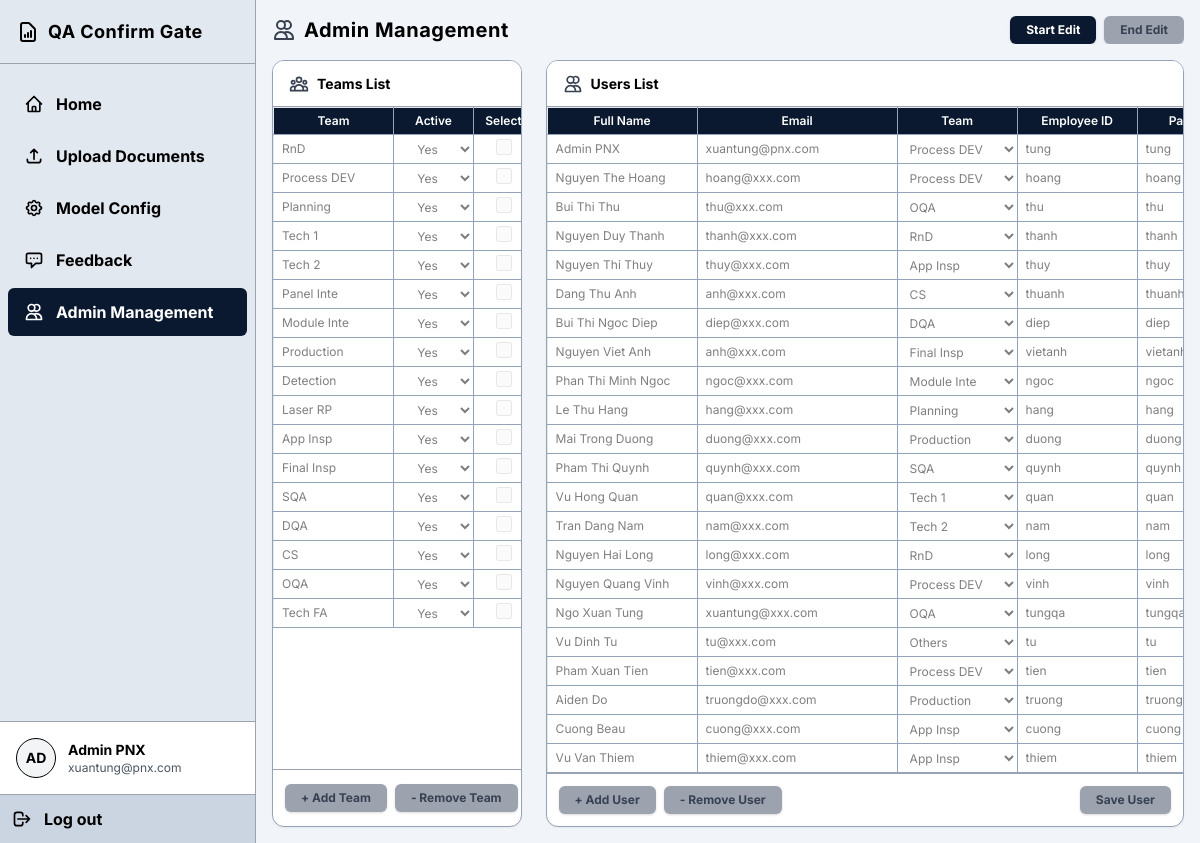
The page /admin (signed in) on the database its author committed.
### tables this page shows
CREATE TABLE "users" (id INTEGER PRIMARY KEY AUTOINCREMENT, fullname TEXT, email TEXT, team TEXT, username TEXT UNIQUE COLLATE NOCASE, password TEXT, access_role TEXT, failed_attempts INTEGER DEFAULT 0);

CREATE TABLE teams (
            id INTEGER PRIMARY KEY AUTOINCREMENT,
            name TEXT UNIQUE,
            active TEXT DEFAULT 'Yes'
        );

### backend/routers/admin_management.py (the view)
@router.get("/admin")
async def get_admin(request: Request):
    user = get_current_user(request)
    if not user or user["access_role"] != "Admin":
        return RedirectResponse(url="/", status_code=status.HTTP_302_FOUND)
    conn = get_db()
    cursor = conn.cursor()
    can_edit = (user["access_role"] == "Admin")
    locked_by = ""
    locked_at = 0
    if can_edit:
        cursor.execute("SELECT config_updated_at, last_updated_by FROM app_config WHERE id = 2")
        row = cursor.fetchone()
        current_time = int(time.time())
        if row and row['last_updated_by'] and current_time - (row['config_updated_at'] or 0) < 600:
            locked_by = row['last_updated_by']
            locked_at = row['config_updated_at']
    cursor.execute("SELECT * FROM users WHERE username != 'ADMINPNX'")
    users = [dict(u) for u in cursor.fetchall()]
    cursor.execute("SELECT * FROM teams")
    teams = [dict(t) for t in cursor.fetchall()]
    conn.close()
    return templates.TemplateResponse(
        request=request,
        name="user_management.html",
        context={
            "users": users,
            "teams": teams,
            "current_user": dict(user),
            "locked_by": locked_by,
            "locked_at": locked_at,
            "server_time": int(time.time()),
            "can_edit_backend": can_edit
        }
    )

### frontend/templates/user_management.html (shortened to what this page needs)
<!DOCTYPE html>
<html lang="en">
<head>
    <script src="https://cdn.tailwindcss.com"></script>
    <link rel="stylesheet" href="/static/style.css">
</head>
<body class="h-screen overflow-hidden flex flex-col">
    <div class="flex flex-1 overflow-hidden relative">
        <aside id="main-sidebar" class="fixed inset-y-0 left-0 z-50 w-64 border-r border-gray-400 flex flex-col shrink-0 sidebar -translate-x-full transition-transform duration-300 md:relative md:translate-x-0">
            <div class="h-16 flex items-center px-4 border-b border-gray-400">
                <svg class="w-6 h-6 mr-2" fill="none" stroke="currentColor" viewBox="0 0 24 24"><path stroke-linecap="round" stroke-linejoin="round" stroke-width="2" d="M9 17v-2m3 2v-4m3 4v-6m2 10H7a2 2 0 01-2-2V5a2 2 0 012-2h5.586a1 1 0 01.707.293l5.414 5.414a1 1 0 01.293.707V19a2 2 0 01-2 2z"></path></svg>
                <span class="text-lg font-bold tracking-wide">QA Confirm Gate</span>
            </div>
            <div class="flex-1 py-4 space-y-1">
                <a href="/" class="flex items-center space-x-3 px-4 py-3 mx-2 text-black font-bold hover:bg-gray-300 rounded-md">
                    <svg class="w-5 h-5" fill="none" stroke="currentColor" viewBox="0 0 24 24"><path stroke-linecap="round" stroke-linejoin="round" stroke-width="2" d="M3 12l2-2m0 0l7-7 7 7M5 10v10a1 1 0 001 1h3m10-11l2 2m-2-2v10a1 1 0 01-1 1h-3m-6 0a1 1 0 001-1v-4a1 1 0 011-1h2a1 1 0 011 1v4a1 1 0 001 1m-6 0h6"></path></svg>
                    <span>Home</span>
                </a>
                <a href="/upload" class="flex items-center space-x-3 px-4 py-3 mx-2 text-black font-bold hover:bg-gray-300 rounded-md">
                    <svg class="w-5 h-5" fill="none" stroke="currentColor" viewBox="0 0 24 24"><path stroke-linecap="round" stroke-linejoin="round" stroke-width="2" d="M4 16v1a3 3 0 003 3h10a3 3 0 003-3v-1m-4-8l-4-4m0 0L8 8m4-4v12"></path></svg>
                    <span>Upload Documents</span>
                </a>
                <a href="/setting" class="flex items-center space-x-3 px-4 py-3 mx-2 text-black font-bold hover:bg-gray-300 rounded-md">
                    <span>Model Config</span>
                </a>
                <a href="#" class="flex items-center space-x-3 px-4 py-3 mx-2 text-black font-bold hover:bg-gray-300 rounded-md">
                    <svg class="w-5 h-5" fill="none" stroke="currentColor" viewBox="0 0 24 24"><path stroke-linecap="round" stroke-linejoin="round" stroke-width="2" d="M8 10h.01M12 10h.01M16 10h.01M9 16H5a2 2 0 01-2-2V6a2 2 0 012-2h14a2 2 0 012 2v8a2 2 0 01-2 2h-5l-5 5v-5z"></path></svg>
                    <span>Feedback</span>
                </a>
                {% if current_user and current_user.access_role == 'Admin' %}
                <a href="/admin" class="flex items-center space-x-3 px-4 py-3 bg-[#0a192f] text-white mx-2 rounded-md font-bold">
                    <svg class="w-5 h-5" fill="none" stroke="currentColor" viewBox="0 0 24 24"><path stroke-linecap="round" stroke-linejoin="round" stroke-width="2" d="M12 4.354a4 4 0 110 5.292M15 21H3v-1a6 6 0 0112 0v1zm0 0h6v-1a6 6 0 00-9-5.197M13 7a4 4 0 11-8 0 4 4 0 018 0z"></path></svg>
                    <span>Admin Management</span>
                </a>
                {% endif %}
            </div>
            <div class="mt-auto border-t border-gray-400 p-4 flex items-center space-x-3 bg-white">
                <div class="w-10 h-10 rounded-full border border-black flex items-center justify-center font-bold text-sm bg-gray-100">
                    AD
                </div>
                <div class="text-sm">
                    <p class="font-bold">{{ current_user.fullname if current_user else 'Guest' }}</p>
                    <p class="text-gray-600 text-xs">{{ current_user.email if current_user else 'guest@domain.com' }}</p>
                </div>
            </div>
            <form action="/logout" method="POST" class="m-0 border-t border-gray-400 bg-[#cbd5e1] p-3">
                <button type="submit" class="w-full flex items-center space-x-3 font-bold text-black hover:text-gray-700">
                    <svg class="w-5 h-5" fill="none" stroke="currentColor" viewBox="0 0 24 24"><path stroke-linecap="round" stroke-linejoin="round" stroke-width="2" d="M17 16l4-4m0 0l-4-4m4 4H7m6 4v1a3 3 0 01-3 3H6a3 3 0 01-3-3V7a3 3 0 013-3h4a3 3 0 013 3v1"></path></svg>
                    <span>Log out</span>
                </button>
            </form>
        </aside>
        <main class="flex-1 overflow-y-auto p-4 flex flex-col gap-4 bg-[#f1f5f9] scrollbar-custom">
            <div class="flex items-center justify-between gap-2 max-lg:gap-1 mb-0 shrink-0 overflow-x-auto whitespace-nowrap no-scrollbar">
                <div class="flex items-center space-x-2 shrink-0">
                    <svg class="w-6 h-6 max-lg:w-5 max-lg:h-5 text-gray-700 shrink-0" fill="none" stroke="currentColor" viewBox="0 0 24 24"><path stroke-linecap="round" stroke-linejoin="round" stroke-width="2" d="M12 4.354a4 4 0 110 5.292M15 21H3v-1a6 6 0 0112 0v1zm0 0h6v-1a6 6 0 00-9-5.197M13 7a4 4 0 11-8 0 4 4 0 018 0z"></path></svg>
                    <span class="text-xl max-lg:text-base font-bold tracking-wide shrink-0">Admin Management</span>
                </div>
                {% set is_my_lock = locked_by == current_user.fullname %}
                {% if can_edit_backend %}
                <div class="flex items-center gap-2 max-lg:gap-1 shrink-0">
                    <button id="btn-start-edit" class="btn-primary shrink-0 {% if is_my_lock %}opacity-50 cursor-not-allowed{% endif %}" {% if is_my_lock %}disabled{% endif %}>Start Edit</button>
                    <button id="btn-end-edit" class="btn-primary !bg-red-600 shrink-0 {% if not is_my_lock %}opacity-50 cursor-not-allowed{% endif %}" {% if not is_my_lock %}disabled{% endif %}>End Edit</button>
                </div>
                {% endif %}
            </div>
        <div class="flex max-lg:flex-col flex-1 gap-6 max-lg:gap-4 min-h-0 max-lg:h-auto w-full relative">
            <form id="team-form" action="/admin/bulk_update_teams" method="POST" class="flex flex-col min-h-0 max-lg:w-full w-[30%] border-box max-lg:min-h-[250px]">
                <div class="flex items-center justify-between px-4 py-3 border-b border-gray-400 bg-white z-10 shrink-0">
                    <div class="flex items-center gap-2">
                        <h3 class="section-title">Teams List</h3>
                    </div>
                </div>
                <div class="overflow-auto flex-1 relative bg-white">
                    <table class="resizable">
                        <thead>
                            <tr>
                                <th class="sticky-header py-1 px-2 min-w-[120px] border-t-0 border-l-0">Team</th>
                                <th class="sticky-header py-1 px-2 min-w-[80px] border-t-0">Active</th>
                                <th class="sticky-header py-1 px-2 min-w-[60px] text-center border-t-0 border-r-0">Select</th>
                            </tr>
                        </thead>
                        <tbody id="team-table-body">
                            {% for team in teams %}
                            <tr>
                                <td class="p-0 border-l-0"><input type="text" name="team_name" class="excel-input" value="{{ team.name }}"></td>
                                <td class="p-0">
                                    <select name="team_active" class="excel-input text-center">
                                        <option value="Yes" {% if team.active == 'Yes' %}selected{% endif %}>Yes</option>
                                    </select>
                                </td>
                                <td class="p-0 border-r-0 text-center"><input type="checkbox" class="w-4 h-4 cursor-pointer team-select-checkbox"></td>
                            </tr>
                            {% endfor %}
                        </tbody>
                    </table>
                </div>
                <div class="p-3 border-t border-gray-400 shrink-0 flex items-center gap-2 max-lg:gap-1 overflow-x-auto whitespace-nowrap no-scrollbar">
                    <button type="button" onclick="addTeamRow()" class="btn-primary shrink-0">+ Add Team</button>
                    <button type="button" onclick="removeTeamRow()" class="btn-primary shrink-0">- Remove Team</button>
                </div>
            </form>
            <form id="user-form" action="/admin/bulk_update" method="POST" class="flex flex-col flex-1 min-h-0 max-lg:w-full w-[70%] max-lg:min-h-[300px]">
                <div class="border-box flex-1 min-h-0">
                <div class="flex items-center justify-between px-4 py-3 border-b border-gray-400 bg-white z-10 shrink-0">
                    <div class="flex items-center gap-2">
                        <svg class="w-5 h-5 text-gray-700" fill="none" stroke="currentColor" viewBox="0 0 24 24"><path stroke-linecap="round" stroke-linejoin="round" stroke-width="2" d="M12 4.354a4 4 0 110 5.292M15 21H3v-1a6 6 0 0112 0v1zm0 0h6v-1a6 6 0 00-9-5.197M13 7a4 4 0 11-8 0 4 4 0 018 0z"></path></svg>
                        <h3 class="section-title">Users List</h3>
                    </div>
                </div>
                <div class="overflow-auto flex-1 relative bg-white">
                    <table class="resizable">
                        <thead>
                            <tr>
                                <th class="sticky-header py-1 px-2 min-w-[150px] border-t-0 border-l-0">Full Name</th>
                                <th class="sticky-header py-1 px-2 min-w-[200px] border-t-0">Email</th>
                                <th class="sticky-header py-1 px-2 min-w-[120px] border-t-0">Team</th>
                                <th class="sticky-header py-1 px-2 min-w-[120px] border-t-0">Employee ID</th>
                                <th class="sticky-header py-1 px-2 min-w-[120px] border-t-0">Password</th>
                            </tr>
                        </thead>
                        <tbody id="user-table-body">
                            {% for user in users %}
                            <tr>
                                <td class="p-0 border-l-0">
                                    <input type="text" name="fullname" value="{{ user.fullname }}" class="excel-input">
                                </td>
                                <td class="p-0">
                                    <input type="email" name="email" value="{{ user.email }}" class="excel-input">
                                </td>
                                <td class="p-0">
                                    <select name="team" class="excel-input">
                                        <option value="Others" {% if user.team == 'Others' %}selected{% endif %}>Others</option>
                                        {% for t in teams %}
                                        <option value="{{ t.name }}" {% if user.team == t.name %}selected{% endif %}>{{ t.name }}</option>
                                        {% endfor %}
                                    </select>
                                </td>
                                <td class="p-0">
                                    <input type="text" name="username" value="{{ user.username }}" class="excel-input">
                                </td>
                                <td class="p-0">
                                    <input type="text" name="password" value="{{ user.password }}" class="excel-input">
                                </td>
                            </tr>
                            {% endfor %}
                        </tbody>
                    </table>
                </div>
            <div class="p-3 border-t border-gray-400 shrink-0 flex items-center gap-2 max-lg:gap-1 overflow-x-auto whitespace-nowrap no-scrollbar">
                <button type="button" onclick="addUserRow()" class="btn-primary shrink-0">
                    + Add User
                </button>
                <button type="button" onclick="deleteSelectedUsers()" class="btn-primary shrink-0">
                    - Remove User
                </button>
                <button type="submit" class="btn-primary shrink-0 ml-auto">
                    Save User
                </button>
            </div>
            </div>
        </form>
        </div>
</body>
</html>

### frontend/static/style.css (style rules this page uses)
body { font-family: 'Inter', sans-serif; background-color: #f1f5f9; color: #000; }
.sidebar { background-color: #e2e8f0; }
.border-box { border: 1px solid #94a3b8; border-radius: 0.75rem; box-shadow: 0 1px 2px 0 rgba(0,0,0,0.05); background-color: #ffffff; overflow: hidden; display: flex; flex-direction: column; }
.section-title { font-size: 0.875rem; font-weight: 700; }
.btn-primary, .btn-action { background-color: #0a192f; color: white; border: none; border-radius: 0.375rem; padding: 4px 16px; font-size: 0.75rem; font-weight: 700; box-shadow: 0 1px 3px 0 rgba(0,0,0,0.1), 0 1px 2px 0 rgba(0,0,0,0.06); display: flex; align-items: center; justify-content: center; gap: 0.25rem; cursor: pointer; min-height: 28px; }
table { width: 100%; font-size: 0.75rem; white-space: nowrap; border: none; }
table, th, td { border: 1px solid #94a3b8; border-collapse: separate; border-spacing: 0; }
td { border: 1px solid #94a3b8; padding: 4px 8px; height: 1px; }
th { background-color: #0a192f; color: white; text-align: center; font-weight: 600; position: relative; border: 1px solid #94a3b8; padding: 4px 8px; height: 1px; }
th.sticky-header { position: sticky; top: 0; z-index: 10; box-shadow: 0 2px 2px -1px rgba(0, 0, 0, 0.4); }
.excel-input { width: 100%; min-height: 28px; box-sizing: border-box; border: none; padding: 4px 8px; background: transparent; outline: none; transition: background-color 0.1s; }
button:disabled, .btn-action:disabled, .btn-primary:disabled { opacity: 0.5; cursor: not-allowed; }
.btn-action:disabled, .btn-primary:disabled { background-color: #9ca3af !important; color: #374151 !important; opacity: 1 !important; }
.no-scrollbar { -ms-overflow-style: none; scrollbar-width: none; }

### rows shown on the page
users: fullname "Admin PNX", email "xuantung@pnx.com", team "Process DEV", username "tung", password "tung"
teams: team_name "RnD", team_active "Yes"
teams: team_name "Process DEV", team_active "Yes"
teams: team_name "Planning", team_active "Yes"
teams: team_name "Tech 1", team_active "Yes"
teams: team_name "Tech 2", team_active "Yes"
teams: team_name "Panel Inte", team_active "Yes"
teams: team_name "Module Inte", team_active "Yes"
teams: team_name "Production", team_active "Yes"
teams: team_name "Detection", team_active "Yes"
teams: team_name "Laser RP", team_active "Yes"
teams: team_name "App Insp", team_active "Yes"
teams: team_name "Final Insp", team_active "Yes"
teams: team_name "SQA", team_active "Yes"
teams: team_name "DQA", team_active "Yes"
teams: team_name "CS", team_active "Yes"
teams: team_name "OQA", team_active "Yes"
teams: team_name "Tech FA", team_active "Yes"
users: fullname "Nguyen The Hoang", email "hoang@xxx.com", team "Process DEV", username "hoang", password "hoang"
users: fullname "Bui Thi Thu", email "thu@xxx.com", team "OQA", username "thu", password "thu"
users: fullname "Nguyen Duy Thanh", email "thanh@xxx.com", team "RnD", username "thanh", password "thanh"
users: fullname "Nguyen Thi Thuy", email "thuy@xxx.com", team "App Insp", username "thuy", password "thuy"
users: fullname "Dang Thu Anh", email "anh@xxx.com", team "CS", username "thuanh", password "thuanh"
users: fullname "Bui Thi Ngoc Diep", email "diep@xxx.com", team "DQA", username "diep", password "diep"
users: fullname "Nguyen Viet Anh", email "anh@xxx.com", team "Final Insp", username "vietanh", password "vietanh"
users: fullname "Phan Thi Minh Ngoc", email "ngoc@xxx.com", team "Module Inte", username "ngoc", password "ngoc"
users: fullname "Le Thu Hang", email "hang@xxx.com", team "Planning", username "hang", password "hang"
users: fullname "Mai Trong Duong", email "duong@xxx.com", team "Production", username "duong", password "duong"
users: fullname "Pham Thi Quynh", email "quynh@xxx.com", team "SQA", username "quynh", password "quynh"
users: fullname "Vu Hong Quan", email "quan@xxx.com", team "Tech 1", username "quan", password "quan"
users: fullname "Tran Dang Nam", email "nam@xxx.com", team "Tech 2", username "nam", password "nam"
users: fullname "Nguyen Hai Long", email "long@xxx.com", team "RnD", username "long", password "long"
users: fullname "Nguyen Quang Vinh", email "vinh@xxx.com", team "Process DEV", username "vinh", password "vinh"
users: fullname "Ngo Xuan Tung", email "xuantung@xxx.com", team "OQA", username "tungqa", password "tungqa"
users: fullname "Vu Dinh Tu", email "tu@xxx.com", team "Others", username "tu", password "tu"
users: fullname "Pham Xuan Tien", email "tien@xxx.com", team "Process DEV", username "tien", password "tien"
users: fullname "Aiden Do", email "truongdo@xxx.com", team "Production", username "truong", password "truong"
users: fullname "Cuong Beau", email "cuong@xxx.com", team "App Insp", username "cuong", password "cuong"
users: fullname "Vu Van Thiem", email "thiem@xxx.com", team "App Insp", username "thiem", password "thiem"
